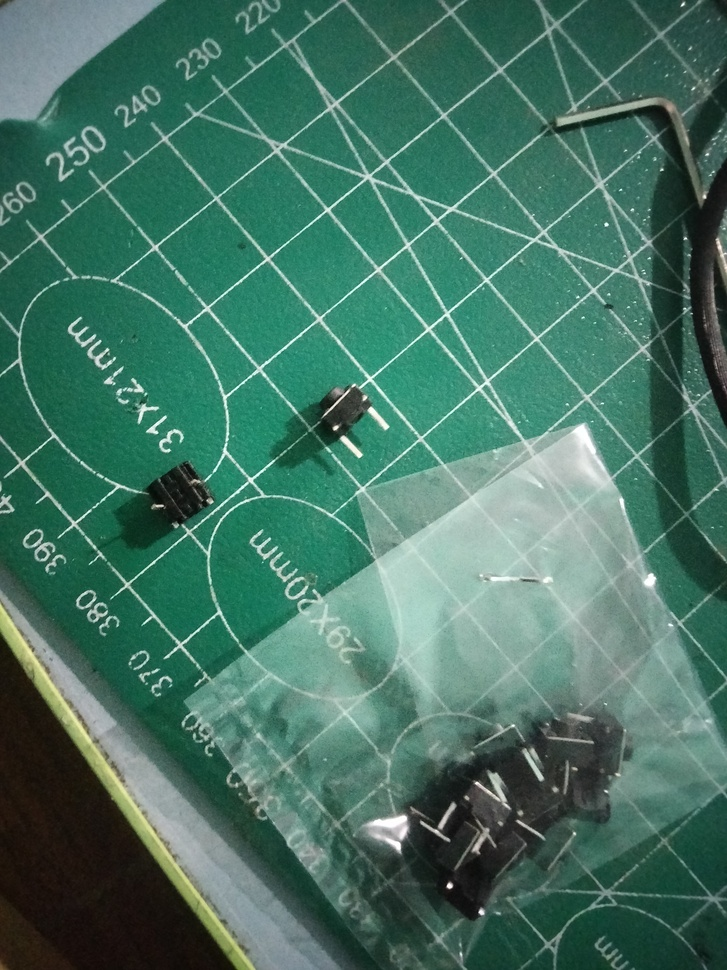
#> input picture sample/IMG20261011100222.jpg, 727 x 970 px, shrunk from 3120 x 4160 before the run, found by its file name
$ python crop_more.py
#> lines starting #> are read from the running program, lines starting #| are printed output that depends on the picture
from PIL import Image

img = Image.open("sample/IMG20261011100222.jpg")
#> img is the input picture: PIL image 727x970 RGB; mean R, G, B 69.5, 115.3, 99.8
w, h = img.size
#> w = 727; h = 970

# Crop the other switch on the mat
crop2 = img.crop((w * 0.15, h * 0.40, w * 0.35, h * 0.60))
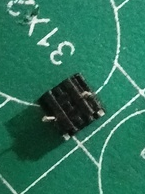
#> crop2: PIL image 145x194 RGB; mean R, G, B 44.1, 114.6, 90.9
crop2.save("sample/switch_zoom2.jpg")

# Crop the bag of switches
crop3 = img.crop((w * 0.50, h * 0.70, w * 0.90, h * 0.95))
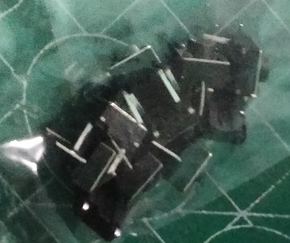
#> crop3: PIL image 290x243 RGB; mean R, G, B 71, 93.7, 85.2
crop3.save("sample/bag_zoom.jpg")

print("Saved zoom images.")

$ run again, with sample/btn_enhanced.jpg copied over sample/IMG20261011100222.jpg
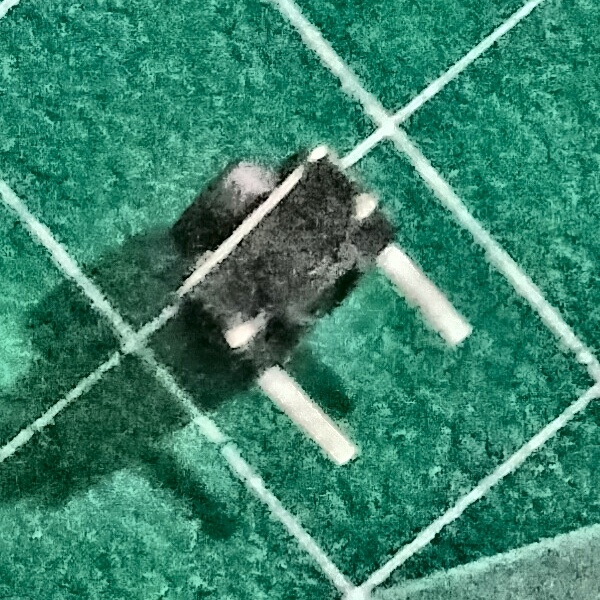
#> input picture sample/btn_enhanced.jpg, 600 x 600 px, found by its file name
#> img is the input picture: PIL image 600x600 RGB; mean R, G, B 57.3, 131.8, 108.7
#> `crop2 = img.crop((w * 0.15, h * 0.40, w * 0.35, h * 0.60))`:
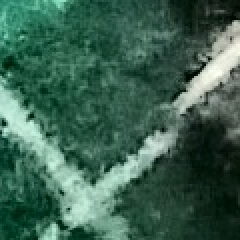
#> crop2: PIL image 120x120 RGB (shown 2 times larger); mean R, G, B 59.9, 98.1, 80.9
#> `crop3 = img.crop((w * 0.50, h * 0.70, w * 0.90, h * 0.95))`:
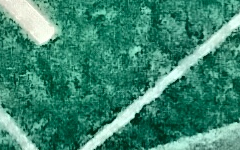
#> crop3: PIL image 240x150 RGB; mean R, G, B 58, 135.3, 112.6

$ run again, with sample/grid_calib.jpg copied over sample/IMG20261011100222.jpg
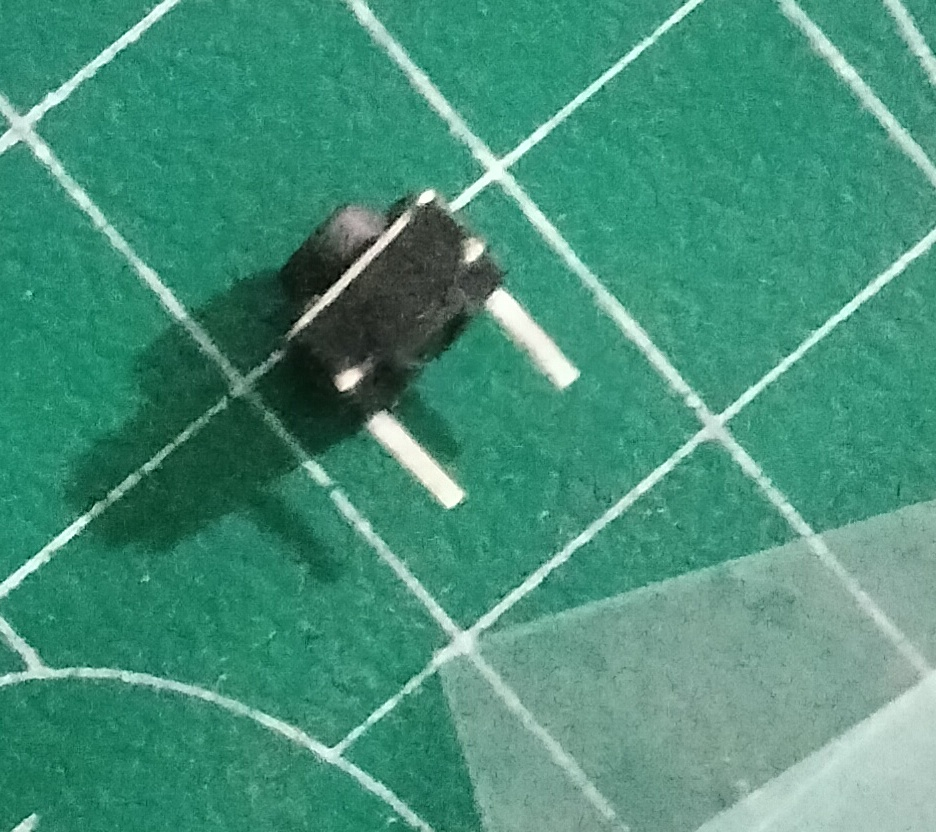
#> input picture sample/grid_calib.jpg, 936 x 832 px, found by its file name
#> img is the input picture: PIL image 936x832 RGB; mean R, G, B 71.4, 144.7, 121.9
#> `crop2 = img.crop((w * 0.15, h * 0.40, w * 0.35, h * 0.60))`:
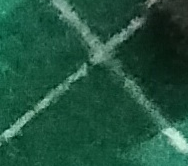
#> crop2: PIL image 188x166 RGB; mean R, G, B 33.5, 83.7, 63.2
#> `crop3 = img.crop((w * 0.50, h * 0.70, w * 0.90, h * 0.95))`:
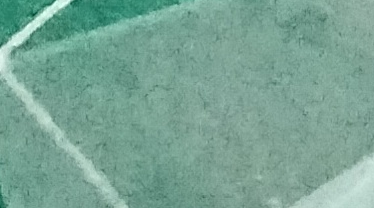
#> crop3: PIL image 374x208 RGB; mean R, G, B 121.2, 164.1, 148.8

$ run again, with sample/measure_grid.jpg copied over sample/IMG20261011100222.jpg
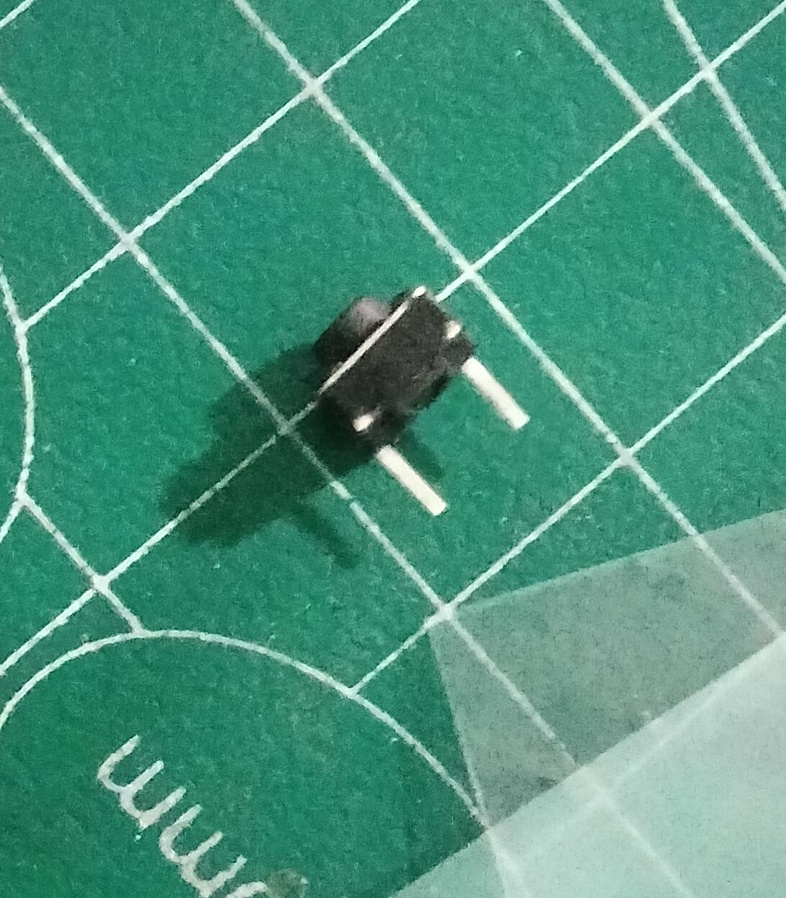
#> input picture sample/measure_grid.jpg, 786 x 898 px, shrunk from 1092 x 1248 before the run, found by its file name
#> img is the input picture: PIL image 786x898 RGB; mean R, G, B 73.1, 147.4, 124.5
#> `crop2 = img.crop((w * 0.15, h * 0.40, w * 0.35, h * 0.60))`:
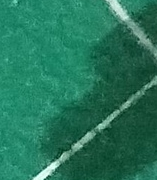
#> crop2: PIL image 157x180 RGB; mean R, G, B 36.6, 117.2, 90.4
#> `crop3 = img.crop((w * 0.50, h * 0.70, w * 0.90, h * 0.95))`:
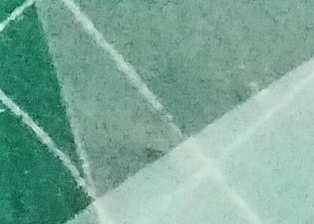
#> crop3: PIL image 314x224 RGB; mean R, G, B 124.3, 168.2, 152.9
